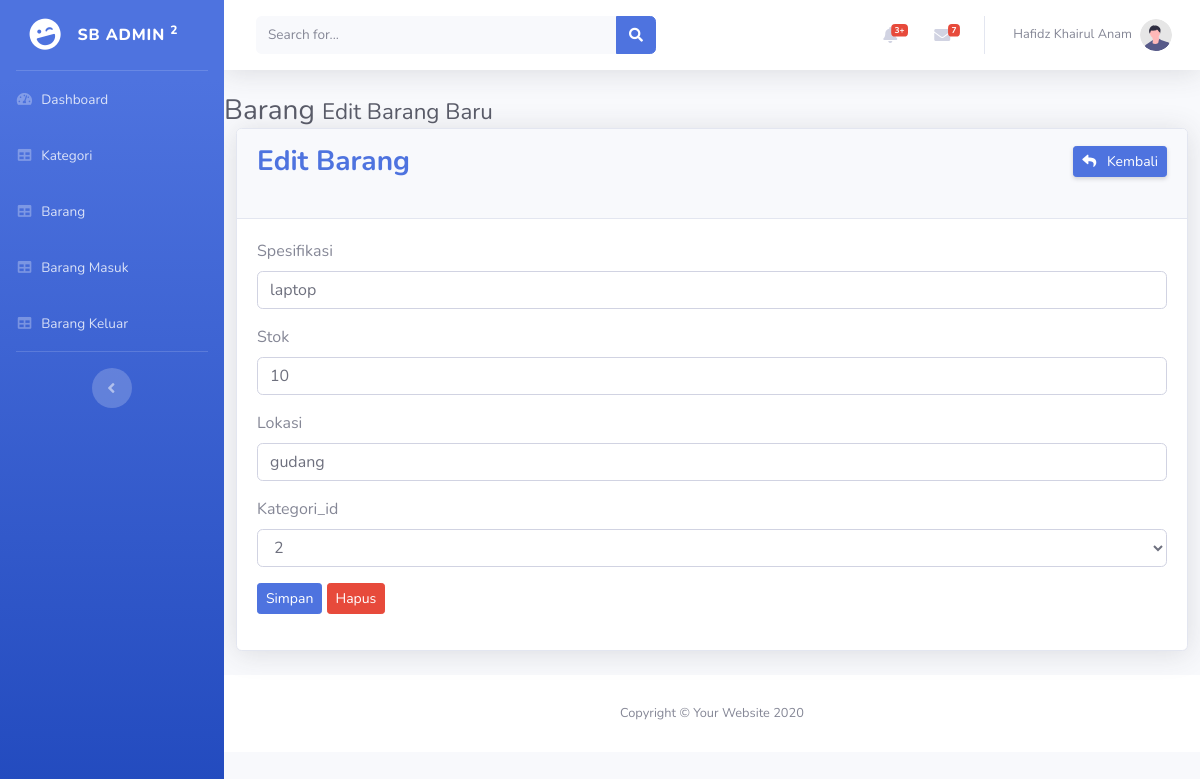
Page /barang_edit.php?id=8 on the committed database.
### tables this page shows
CREATE TABLE IF NOT EXISTS `barang` (
  `id` int(11) NOT NULL AUTO_INCREMENT,
  `spesifikasi` varchar(255) DEFAULT NULL,
  `stok` int(11) NOT NULL,
  `lokasi` varchar(255) DEFAULT NULL,
  `kategori_id` int(11) DEFAULT NULL,
  PRIMARY KEY (`id`),
  KEY `barang_ibfk_1` (`kategori_id`),
  CONSTRAINT `barang_ibfk_1` FOREIGN KEY (`kategori_id`) REFERENCES `kategori` (`id`) ON DELETE CASCADE ON UPDATE CASCADE
);

### barang_edit.php (the view, shortened to what this page needs)
<?php include 'header.php'; ?>
<div class="content-wrapper">
  <section class="content-header">
    <h1 class="h3 mb-0 text-gray-800">
      Barang
      <small>Edit Barang Baru</small>
    </h1>
  </section>
  <section class="content">
    <div class="row">
      <section class="container-fluid">
        <div class="card shadow mb-4">
          <div class="card-header py-3">
            <div class="d-sm-flex align-items-center justify-content-between mb-4">
              <h6 class="h3 mb-0 font-weight-bold text-primary">Edit Barang</h6>
              <a href="barang.php" class="d-none d-sm-inline-block btn btn-sm btn-primary shadow-sm"><i class="fa fa-reply"></i> &nbsp Kembali</a>
            </div>
          </div>
          <div class="card-body">
            <form action="barang_update.php" method="post">
            <?php
                include 'db_connect.php';
              $id = $_GET['id'];
              $data = mysqli_query($myConn, "select * from barang where id='$id'");
              while($d = mysqli_fetch_array($data)){
                ?>
              <div class="form-group">
                <label>Spesifikasi</label>
                <input type="text" class="form-control" name="spesifikasi" required="required" placeholder="Masukkan spesifikasi .." value="<?php echo $d['spesifikasi'] ?>">
              </div>
              <div class="form-group">
                <label>Stok</label>
                <input type="number" class="form-control" name="stok" required="required" placeholder="Masukkan jumlah .." value="<?php echo $d['stok'] ?>">
              </div>
              <div class="form-group">
                <label>Lokasi</label>
                <input type="text" class="form-control" name="lokasi" required="required" placeholder="Masukkan lokasi .." value="<?php echo $d['lokasi'] ?>">
              </div>
              <div class="form-group">
                      <label>Kategori_id</label>
                      <select class="form-control" name="kategori_id" required="required" value="<?php echo $d['kategori_id'] ?>">
                        <option value="<?php echo $d['kategori_id'] ?>"> <?php echo $d['kategori_id'] ?></option>
                      </select>
                    </div>
              <div class="form-group">
                <input type="submit" class="btn btn-sm btn-primary" value="Simpan">
                <a class="btn btn-danger btn-sm" href="barang_hapus.php?id=<?php echo $d['id'] ?>">Hapus</a>
              </div>
              <?php
              }
              ?>
            </form>
          </div>
        </div>
      </section>
    </div>
  </section>
</div>
<?php include 'footer.php'; ?>

### rows in the picture
barang: spesifikasi "laptop", stok "10", lokasi "gudang", kategori_id "2"
